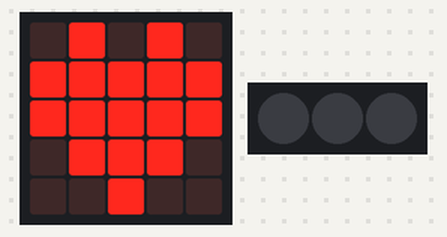
Bench run of a program on a simulated BBC micro:bit (MakeCode). Shown: the board's 5×5 LED display, 3 RGB LEDs in strip order, left to right. Dim RGB values are drawn brighter than linear.

Above: at 0.1 s.
At 54.27 s:
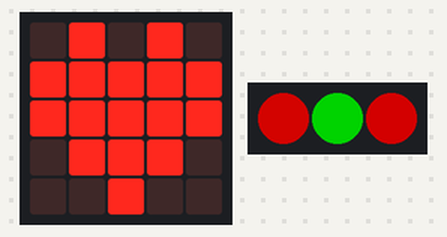
At 108.6 s:
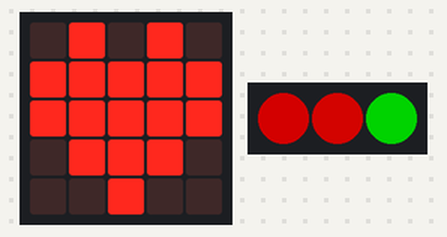

The program:

main.ts
```typescript
basic.showIcon(IconNames.Heart)
let streifen = neopixel.create(DigitalPin.P0, 3, NeoPixelMode.RGB_RGB)
streifen.setBrightness(128)
let start = 0
streifen.showColor(neopixel.colors(NeoPixelColors.Green))
streifen.showRainbow(1, 360)
basic.forever(function () {
    streifen.rotate(-1)
    streifen.show()
    basic.pause(100)
})
```

test.ts
```typescript
// Hier kann man Tests durchführen; diese Datei wird nicht kompiliert, wenn dieses Paket als Erweiterung verwendet wird.
```
